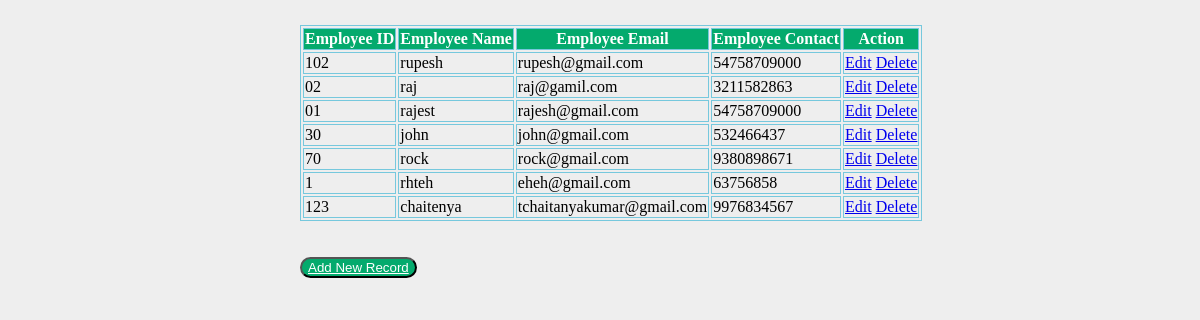
The page /show on the database its author committed.
### employee/models.py (models this page shows, shortened)
class Employee(models.Model):
    eid = models.CharField(max_length=20)
    ename = models.CharField(max_length=100)
    eemail = models.EmailField()
    econtact = models.CharField(max_length=15)
    class Meta:
        db_table = "employee"

### employee/views.py (the view)
# urls.py: path('show',views.show),
def show(request):
    employees = Employee.objects.all()
    return render(request,"show.html",{'employees':employees})

### employee/templates/show.html (shortened to what this page needs)
<!DOCTYPE html>
<html lang="en">
<head>
    {% load static %}
    <link rel="stylesheet" href="{% static 'css/style.css' %}">
</head>
<body>
    <table>
        <thead>
            <tr>
                <th>Employee ID</th>
                <th>Employee Name</th>
                <th>Employee Email</th>
                <th>Employee Contact</th>
                <th>Action</th>
            </tr>
        </thead>
        <tbody>
            {% for employee in employees %}
            <tr>
                <td>{{ employee.eid }}</td>
                <td>{{employee.ename}}</td>
                <td>{{employee.eemail}}</td>
                <td>{{employee.econtact}}</td>
                <td>
                    <a href="/edit/{{ employee.id }}">Edit</a>
                    <a href="/delete/{{employee.id}}">Delete</a>
                </td>
            </tr>
            {% endfor %}
        </tbody>
    </table>
    <br>
    <br>
    <button><a style="color:white;" href="/emp">Add New Record</a></button>
</body>
</html>

### employee/static/css/style.css (style rules this page uses)
body { background: #eee; height: 100%; margin: 25px 0; padding-left: 300px; }
table, th, td { border: 1px solid rgb(118, 200, 221); }
th { background-color: #04AA6D; color: white; }
button { border-radius: 12px; color: aqua; background-color: #04AA6D; cursor: pointer; }

### rows shown on the page
Employee: eid "102", ename "rupesh", eemail "rupesh@gmail.com", econtact "54758709000"
Employee: eid "02", ename "raj", eemail "raj@gamil.com", econtact "3211582863"
Employee: eid "01", ename "rajest", eemail "rajesh@gmail.com", econtact "54758709000"
Employee: eid "30", ename "john", eemail "john@gmail.com", econtact "532466437"
Employee: eid "70", ename "rock", eemail "rock@gmail.com", econtact "9380898671"
Employee: eid "1", ename "rhteh", eemail "eheh@gmail.com", econtact "63756858"
Employee: eid "123", ename "chaitenya", eemail "tchaitanyakumar@gmail.com", econtact "9976834567"
